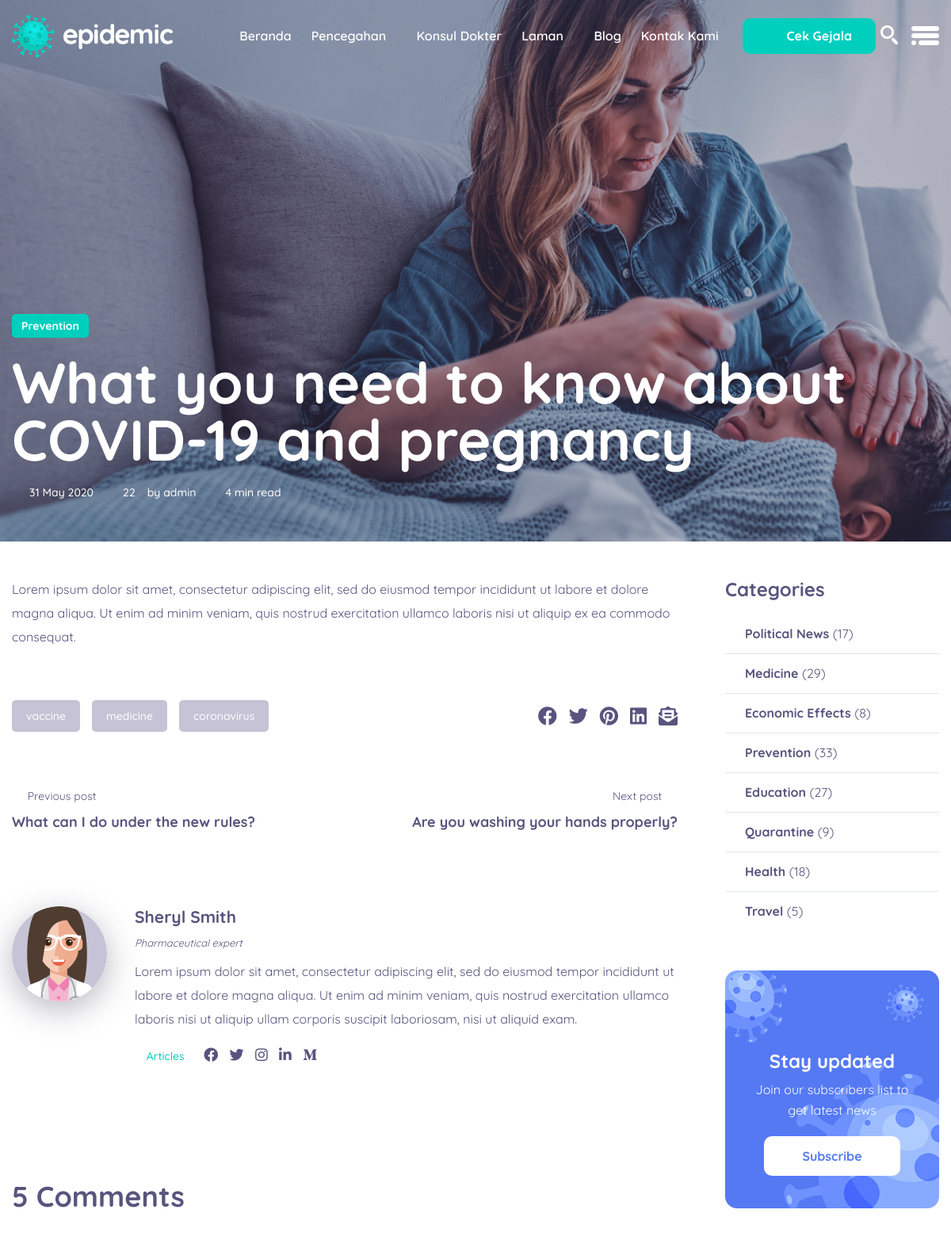
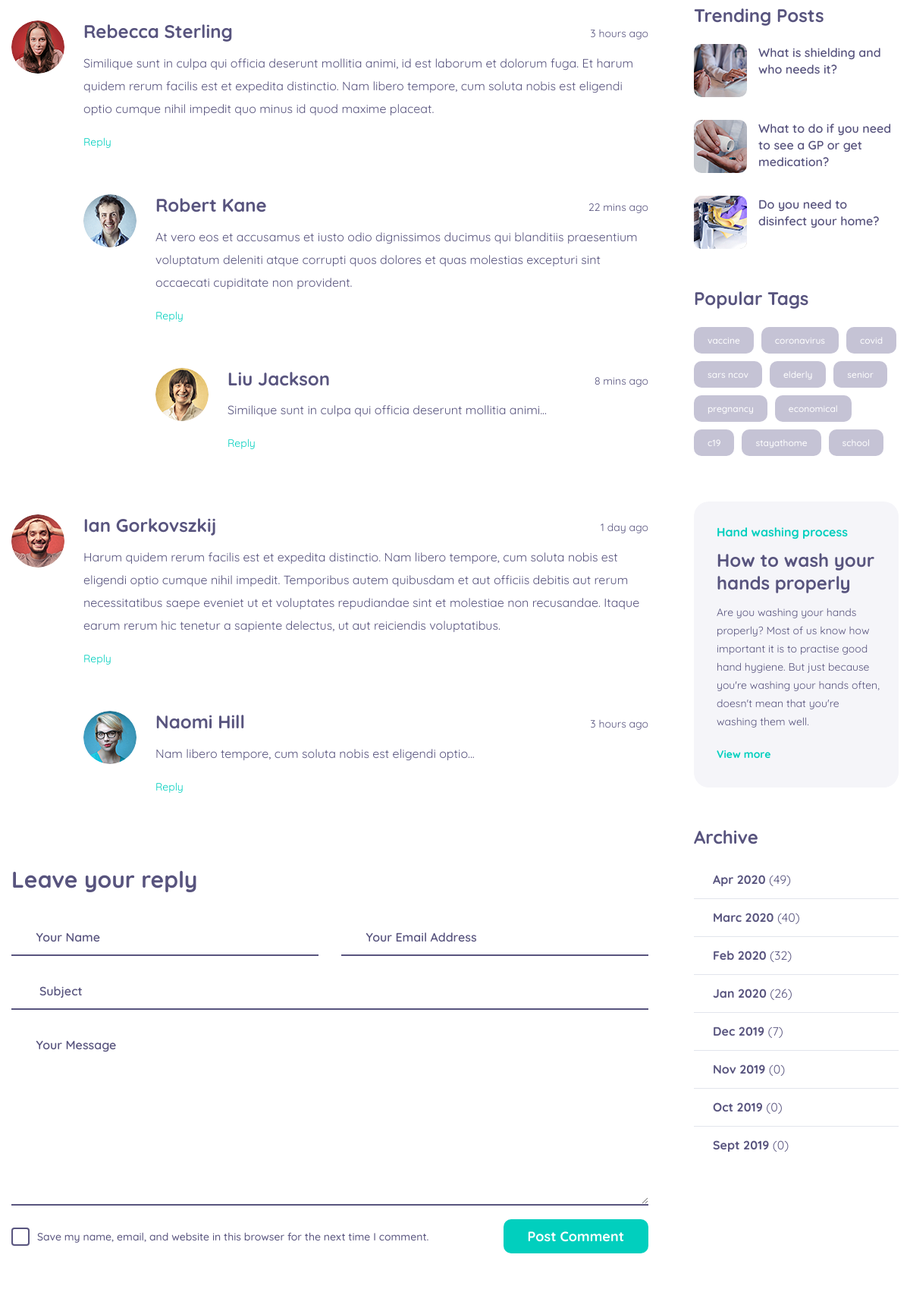
/public/Blog/single_blog/4 (upper part), run on the app's committed database (2 pictures, top to bottom).
### tables this page shows
CREATE TABLE `blogs` (
  `id` int(11) NOT NULL,
  `authId` int(11) NOT NULL,
  `title` varchar(255) NOT NULL,
  `category` varchar(255) NOT NULL,
  `date` date NOT NULL,
  `content` longtext NOT NULL
);

CREATE TABLE `users` (
  `id` int(11) NOT NULL,
  `username` varchar(255) NOT NULL,
  `password` varchar(255) NOT NULL,
  `full_name` varchar(255) NOT NULL,
  `birth_date` date NOT NULL,
  `address` varchar(255) NOT NULL,
  `email` varchar(255) NOT NULL,
  `phone_number` varchar(255) NOT NULL
);

### app/views/Blog/single_blog.php (the view, shortened to what the rows shown need)
<section class="single_blog_img">
    <div class="container">
        <div class="single_blog_text">
            <a class="tag" href="#"><?= $data['blog']['category'] ?></a>
            <h2><?= $data['blog']['title'] ?></h2>
            <ul class="nav">
                <?php
                $date = date('j F Y', strtotime(str_replace("-", "/", $data['blog']['date'])));
                $data['users'] = $this->model('User_model')->getAllUsersNameById($data['blog']['authId']);
                $author_name = $data['users']['full_name'];
                ?>
                <li><a href="#"><i class="linearicons-calendar-full"></i><?= $date ?></a></li>
                <li><a href="#"><i class="linearicons-bubbles"></i>22</a></li>
                <li><a href="#">by <?= $author_name ?></a></li>
                <li></li>
            </ul>
        </div>
    </div>
</section>
<section class="single_blog_area">
    <div class="container">
        <div class="row single_blog_inner">
            <div class="col-lg-9">
                <div class="single_blog_text_inner">
                    <?= $data['blog']['content'] ?>
                    <div class="single_blog_bottom">
                    </div>
                    <div class="post_navigation row">
                        <div class="col-6">
                            <?php
                            $total = count($this->model('Blog_model')->getAllBlogs());
                            if ($data['blog']['id'] != 1) {
                                $data['previous_blog'] = $this->model('Blog_model')->getAllBlogsById($data['blog']['id'] - 1); ?>
                                <a href="<?= BASEURL; ?>/Blog/single_blog/<?=$data['blog']['id']-1?>"><i class="linearicons-arrow-left"></i> Previous post</a>
                                <h4><?= $data['previous_blog']['title'] ?></h4>
                            <?php } ?>
                        </div>
                        <div class="col-6 text-right">
                            <?php
                            if ($data['blog']['id'] != $total) {
                                $data['next_blog'] = $this->model('Blog_model')->getAllBlogsById($data['blog']['id'] + 1); ?>
                                <a href="<?= BASEURL; ?>/Blog/single_blog/<?=$data['blog']['id']+1?>">Next post <i class="linearicons-arrow-right"></i></a>
                                <h4><?= $data['next_blog']['title'] ?></h4>
                            <?php } ?>
                        </div>
                    </div>
                    <div class="post_author">
                    </div>
                    <div class="s_comment_list">
                    </div>
                    <div class="comment_box">
                    </div>
                </div>
            </div>
        </div>
    </div>
</section>

### data on the page
blogs: category "Prevention", title "What you need to know about COVID-19 and pregnancy", date "31 May 2020", content "Lorem ipsum dolor sit amet, consectetur adipiscing elit, sed do eiusmod tempor incididunt ut labore et dolore magna aliqua. Ut enim ad minim veniam, quis nostrud exercitation ullamco laboris nisi ut aliquip ex ea commodo consequat."
users: full_name "admin"
blogs: title "What can I do under the new rules?"
blogs: title "Are you washing your hands properly?"
